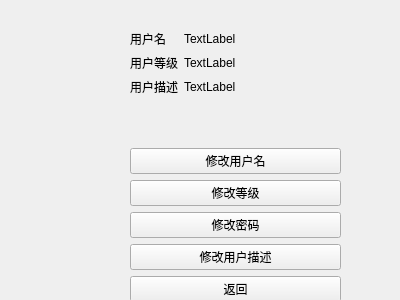
<?xml version="1.0" encoding="UTF-8"?>
<ui version="4.0">
 <class>ModifyUsrInfo</class>
 <widget class="QWidget" name="ModifyUsrInfo">
  <property name="windowModality">
   <enum>Qt::ApplicationModal</enum>
  </property>
  <property name="geometry">
   <rect>
    <x>0</x>
    <y>0</y>
    <width>400</width>
    <height>300</height>
   </rect>
  </property>
  <property name="windowTitle">
   <string>Form</string>
  </property>
  <property name="toolTipDuration">
   <number>-1</number>
  </property>
  <widget class="QWidget" name="formLayoutWidget">
   <property name="geometry">
    <rect>
     <x>120</x>
     <y>20</y>
     <width>231</width>
     <height>292</height>
    </rect>
   </property>
   <layout class="QFormLayout" name="formLayout">
    <property name="leftMargin">
     <number>10</number>
    </property>
    <property name="topMargin">
     <number>10</number>
    </property>
    <property name="rightMargin">
     <number>10</number>
    </property>
    <property name="bottomMargin">
     <number>10</number>
    </property>
    <item row="0" column="0">
     <widget class="QLabel" name="label">
      <property name="text">
       <string>用户名</string>
      </property>
     </widget>
    </item>
    <item row="0" column="1">
     <widget class="QLabel" name="lbUsrName">
      <property name="text">
       <string>TextLabel</string>
      </property>
     </widget>
    </item>
    <item row="4" column="0" colspan="2">
     <widget class="QPushButton" name="pbModifyName">
      <property name="text">
       <string>修改用户名</string>
      </property>
     </widget>
    </item>
    <item row="5" column="0" colspan="2">
     <widget class="QPushButton" name="pbModifyLevel">
      <property name="text">
       <string>修改等级</string>
      </property>
     </widget>
    </item>
    <item row="6" column="0" colspan="2">
     <widget class="QPushButton" name="pbModifyPWD">
      <property name="text">
       <string>修改密码</string>
      </property>
     </widget>
    </item>
    <item row="8" column="0" colspan="2">
     <widget class="QPushButton" name="pbBack">
      <property name="text">
       <string>返回</string>
      </property>
     </widget>
    </item>
    <item row="1" column="0">
     <widget class="QLabel" name="label_4">
      <property name="text">
       <string>用户等级</string>
      </property>
     </widget>
    </item>
    <item row="3" column="0">
     <spacer name="verticalSpacer">
      <property name="orientation">
       <enum>Qt::Vertical</enum>
      </property>
      <property name="sizeHint" stdset="0">
       <size>
        <width>20</width>
        <height>40</height>
       </size>
      </property>
     </spacer>
    </item>
    <item row="2" column="0">
     <widget class="QLabel" name="label_3">
      <property name="text">
       <string>用户描述</string>
      </property>
     </widget>
    </item>
    <item row="1" column="1">
     <widget class="QLabel" name="lbUsrLevel">
      <property name="text">
       <string>TextLabel</string>
      </property>
     </widget>
    </item>
    <item row="2" column="1">
     <widget class="QLabel" name="lbUsrDescript">
      <property name="text">
       <string>TextLabel</string>
      </property>
     </widget>
    </item>
    <item row="7" column="0" colspan="2">
     <widget class="QPushButton" name="pbModifyDescript">
      <property name="text">
       <string>修改用户描述</string>
      </property>
     </widget>
    </item>
   </layout>
  </widget>
 </widget>
 <resources/>
 <connections/>
</ui>
